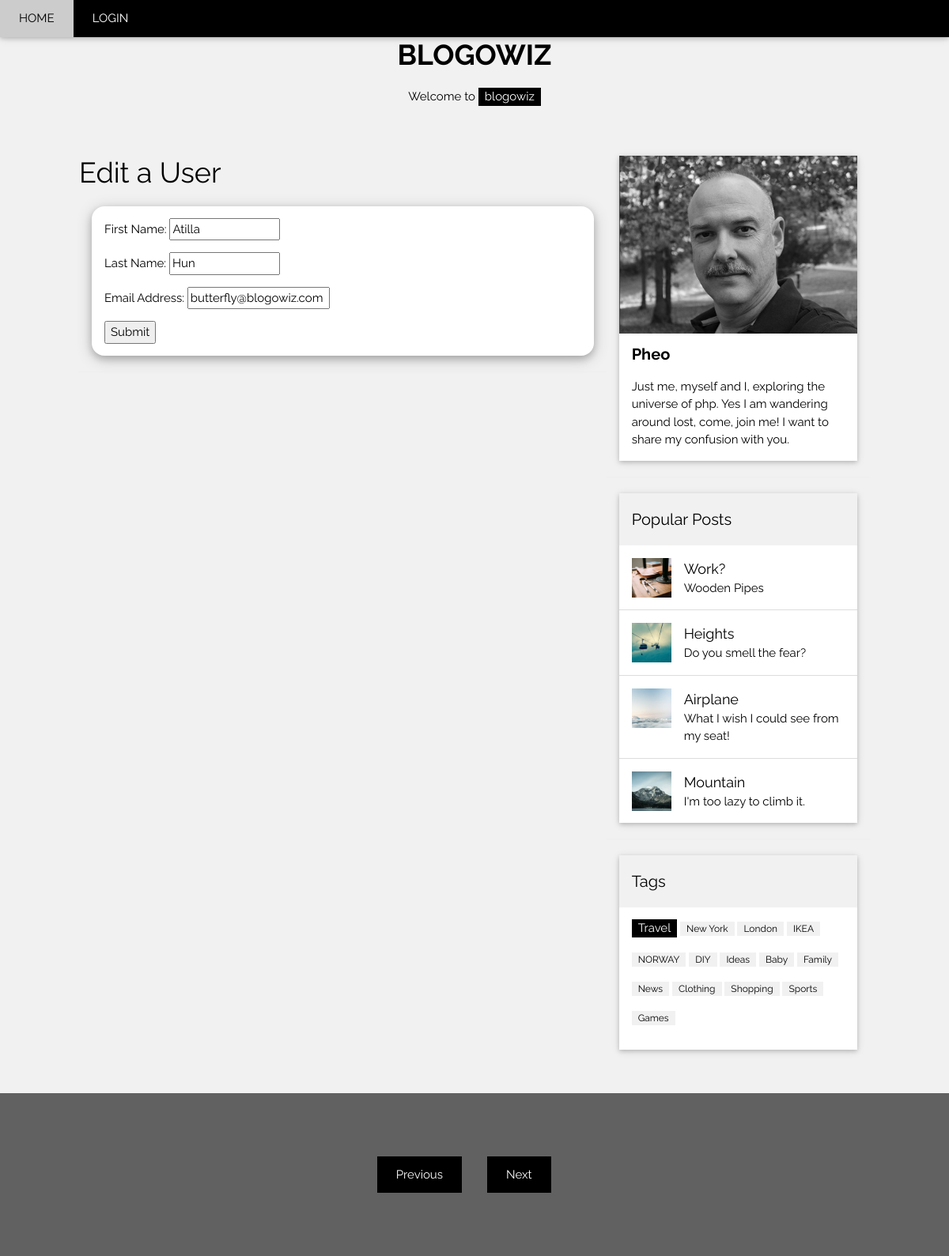
Screenshot of /edit_user.php?id=4 with the database file from the repository.
### tables this page shows
CREATE TABLE users (
user_id TINYINT UNSIGNED NOT NULL AUTO_INCREMENT,
first_name VARCHAR(20),
last_name VARCHAR(40),
admin BOOL,
user_name VARCHAR(40) NOT NULL,
email VARCHAR(60) NOT NULL,
password VARCHAR(40) NOT NULL,
registration_date DATETIME NOT NULL,
PRIMARY KEY (user_id)
);

### edit_user.php (the view, shortened to what this page needs)
<?php
include ('includes/head.php');
echo '<h1>Edit a User</h1>';
if ( (isset($_GET['id'])) && (is_numeric($_GET['id'])) ) {
	$id = $_GET['id'];
} elseif ( (isset($_POST['id'])) && (is_numeric($_POST['id'])) ) {
	$id = $_POST['id'];
} else {
	echo '<p class="error">This page has been accessed in error.</p>';
	include ('includes/footer.php');
	exit();
}
require ('includes/mysqli_connect.php');
$q = "SELECT first_name, last_name, email FROM users WHERE user_id=$id";
$r = @mysqli_query ($dbc, $q);
if (mysqli_num_rows($r) == 1) {
	$row = mysqli_fetch_array ($r, MYSQLI_NUM);
    echo"   <div class=\"w3-card-4 w3-margin w3-white w3-round-xlarge\">\n";
    echo"       <div class=\"w3-container\">\n";
	echo '<form action="edit_user.php" method="post">
	<p>First Name: <input type="text" name="first_name" size="15" maxlength="15" value="' . $row[0] . '" /></p>
	<p>Last Name: <input type="text" name="last_name" size="15" maxlength="30" value="' . $row[1] . '" /></p>
	<p>Email Address: <input type="text" name="email" size="20" maxlength="60" value="' . $row[2] . '"  /> </p>
	<p><input type="submit" name="submit" value="Submit" /></p>
	<input type="hidden" name="id" value="' . $id . '" />
</form>';
echo"       </div>\n";
echo"   </div>\n<hr>\n\n";
} else {
    echo"   <div class=\"w3-card-4 w3-margin w3-white w3-round-xlarge\">\n";
    echo"       <div class=\"w3-container\">\n";
    echo'			<p class="error">This page has been accessed in error.</p>';
    echo"       </div>\n";
    echo"   </div>\n<hr>\n\n";
}
include ('includes/footer.php');
?>

### style/w3.css (style rules this page uses)
html { box-sizing:border-box }
*,*:before,*:after { box-sizing:inherit }
html { -ms-text-size-adjust:100%;-webkit-text-size-adjust:100% }
body { margin:0 }
hr { box-sizing:content-box;height:0;overflow:visible }
button,input,select,textarea { font:inherit;margin:0 }
button,input { overflow:visible }
button,html [type=button],[type=reset],[type=submit] { -webkit-appearance:button }
html,body { font-family:Verdana,sans-serif;font-size:15px;line-height:1.5 }
html { overflow-x:hidden }
h1 { font-size:36px }
h1,h2,h3,h4,h5,h6 { font-family:"Segoe UI",Arial,sans-serif;font-weight:400;margin:10px 0 }
hr { border:0;border-top:1px solid #eee;margin:20px 0 }
.w3-container:after,.w3-container:before,.w3-panel:after,.w3-panel:before,.w3-row:after,.w3-row:before,.w3-row-padding:after,.w3-row-padding:before, .w3-cell-row:before,.w3-cell-row:after,.w3-clear:after,.w3-clear:before,.w3-bar:before,.w3-bar:after { content:"";display:table;clear:both }
.w3-round-xlarge { border-radius:16px }
.w3-container,.w3-panel { padding:0.01em 16px }
.w3-card-4,.w3-hover-shadow:hover { box-shadow:0 4px 10px 0 rgba(0,0,0,0.2),0 4px 20px 0 rgba(0,0,0,0.19) }
.w3-margin { margin:16px!important }
.w3-white,.w3-hover-white:hover { color:#000!important;background-color:#fff!important }
.w3-light-grey,.w3-hover-light-grey:hover,.w3-light-gray,.w3-hover-light-gray:hover { color:#000!important;background-color:#f1f1f1!important }

### includes/head.php (style rules this page uses)
body,h1,h2,h3,h4,h5 { font-family: "Raleway", sans-serif }

### rows the page displays
users: first_name "Atilla", last_name "Hun", email "butterfly@blogowiz.com"
